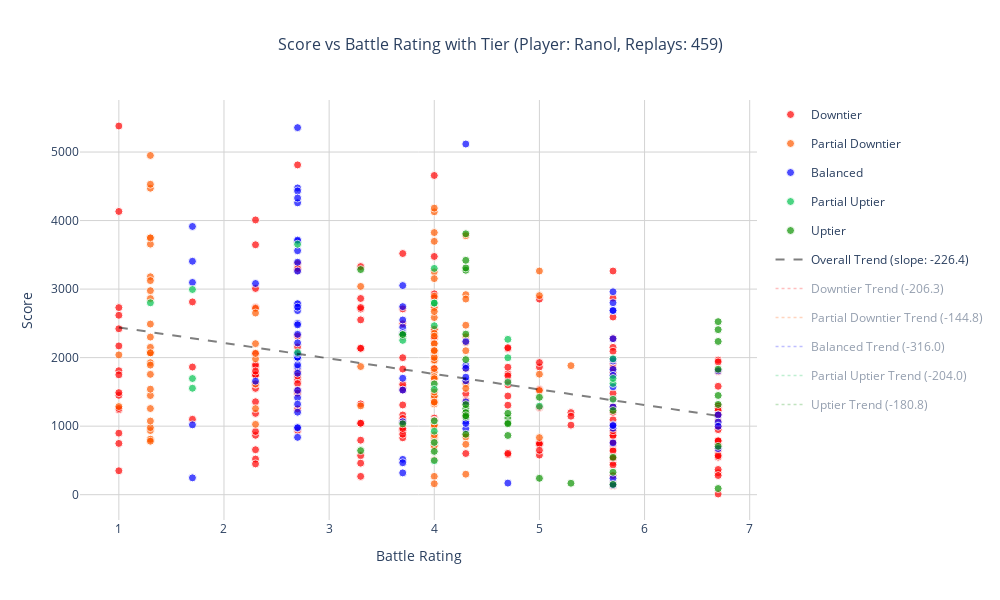

Source (notebook cell):
### Markdown cell above
### Output

### Code cell
create_score_vs_br_plot(performance_df, tier_df, player_name=config.player_name, country_filters=config.country_filters).show()
